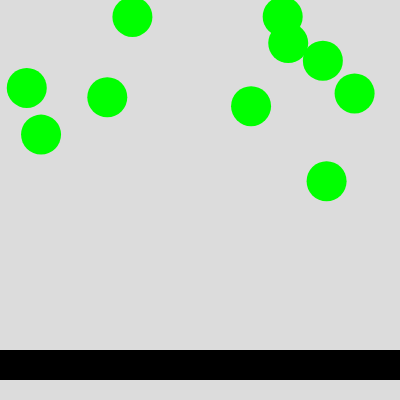
Frame 1 (no input)
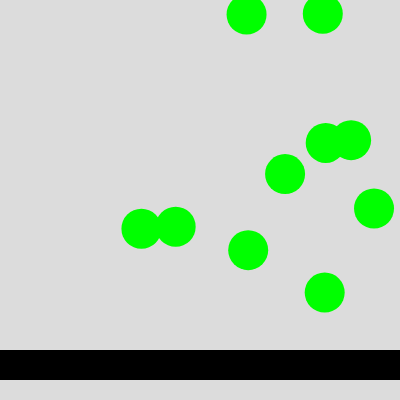
Frame 60 (no input)
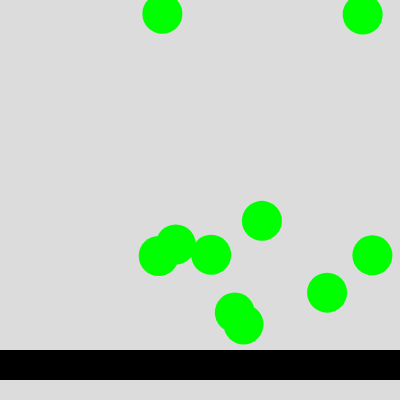
Frame 120 (the mouse pressed at the canvas centre since frame 60)

The p5.js sketch that drew these frames (run headless with seeded random() and noise() and a simulated clock; from frame 60 on, the mouse is pressed at the canvas centre):

// p5.js sketch
// ── sketch.js
let paddle;
let balls = [];

function setup() {
  createCanvas(400, 400);
  
  for (let i = 0; i < 10; i++) {
    balls.push(createBall()); // Push a new ball into the balls array
  }

  
  paddle = {
    x: 50,
    y: 350,
    w: 2500,
    h: 30,
    
    show: function() {
      fill(0);
      noStroke();
      rect(this.x, this.y, this.w, this.h);
    },
    
    update: function() {
      this.x = mouseX - this.w / 2; // offsets it to be centered on the       mouse
    }
  };
}
function draw() {
  background(220);
  paddle.update();
  paddle.show();
  
  for (let i = 0; i < balls.length; i++) {
    balls[i].update();
    balls[i].show();

    if (balls[i].y + balls[i].radius >= paddle.y && balls[i].y + balls[i].radius <= paddle.y + paddle.h && balls[i].x >= paddle.x && balls[i].x <= paddle.x + paddle.w) {
      balls[i].speedY *= -1;
    }
  }
}

function createBall() {
  return {
    x: random(width),
    y: random(height / 2),  
    radius: 20,
    speedX: random(1, 3),
    speedY: random(1, 3),
    
    show: function() {
      fill(0, 255, 0);
      noStroke();
      ellipse(this.x, this.y, this.radius * 2, this.radius * 2);
    },
    
    update: function() {
      

      this.x += this.speedX;
      this.y += this.speedY;
      
      if (this.x - this.radius <= 0 || this.x + this.radius >= width) {
        this.speedX *= -1;
      }
      
      if(this.y - this.radius <= 0) {
        this.speedY *= -1;
      }
      
      if (this.y + this.radius >= height) {
        this.speedY *= -1;  
        this.y = height - this.radius;  
        
        noLoop();  
      }
    }
  };
}

function keyPressed() {
  if (keyCode === ENTER) {
    
   balls = []; 
    for (let i = 0; i < 10; i++) {
      balls.push(createBall()); 
    }

    loop();
  }
}
